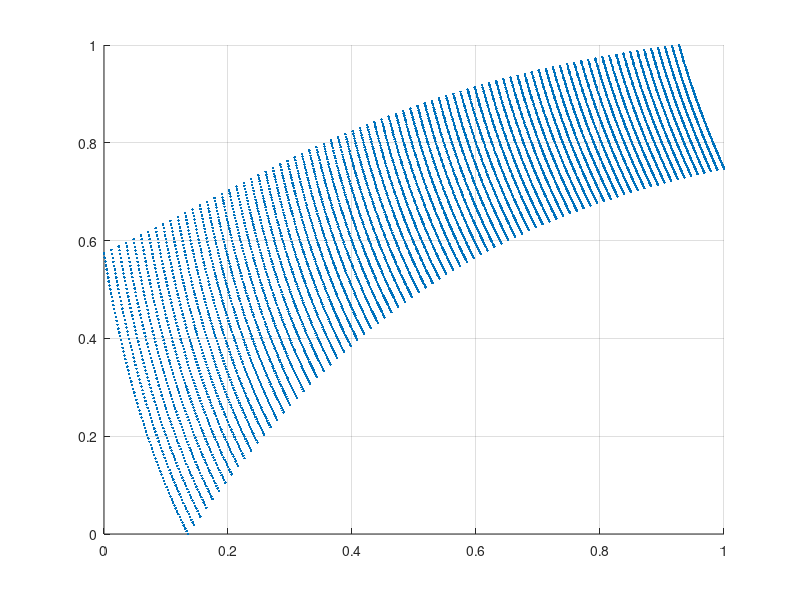

MATLAB code for this plot: (Note: this script raises an error after producing the figure.)
% Andrew Navratil
% MAE 456 CFD
% HW4: Metric Derivatives
% Due 2019-04-10

% clear all vars and plots
close all; clear all; clc;

% read in physical mesh, first row holds imx,jmx
pmesh = load('grid-poisson-2015.txt');
imx = pmesh(1,1);
jmx = pmesh(1,2);
x = reshape(pmesh(2:end,1), [imx,jmx]);
y = reshape(pmesh(2:end,2), [imx,jmx]);

% scatter plot the physical mesh to see it
scatter(pmesh(2:end,1),pmesh(2:end,2),'.');
% todo plot i,j coords like horn maps
grid on;

% call c code
[zx,zy,ex,ey,xj] = mesh(imx,jmx,x,y);
